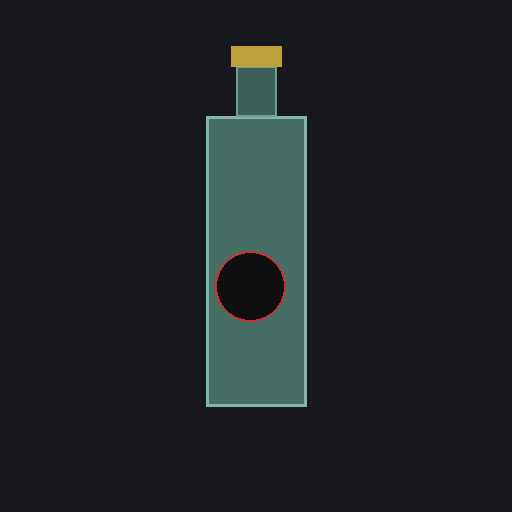
#> input picture backend/data/mvtec_ad/bottle/test/broken_large/000.png, 512 x 512 px
$ python test_verification.py   (older library calls are emulated)
#> lines starting #> are read from the running program, lines starting #| are printed output that depends on the picture
### backend/app/services/preprocessing_service.py
import os
from pathlib import Path
from typing import Dict, Any, Tuple, Optional
import cv2
import numpy as np
from PIL import Image
from ..config import settings

class PreprocessingService:
    """
    Image Preprocessing & Quality Analysis Service (Milestone 2 Specification).
    Handles edge-preserving noise removal, CLAHE contrast enhancement,
    ROI segmentation, and technical image quality grading.
    """

    @classmethod
    def preprocess_image(
        cls,
        image_path: Path,
        output_prefix: str = "proc",
        target_size: Tuple[int, int] = (512, 512)
    ) -> Dict[str, Any]:
        """
        Runs the full industrial preprocessing pipeline:
        1. Dimension normalization & resizing (512x512)
        2. Bilateral filtering for edge-preserving noise reduction
        3. CLAHE contrast enhancement on Luminance channel
        4. Region of Interest (ROI) foreground extraction
        """
#> called with output_prefix = 'proc', target_size = (512, 512)
        if not image_path.exists():
            raise FileNotFoundError(f"Source image not found: {image_path}")

        # Read image using OpenCV
        img_bgr = cv2.imread(str(image_path), cv2.IMREAD_COLOR)
#> img_bgr is the input picture: shape (512, 512, 3); mean B, G, R 37, 34.1, 28.4
        if img_bgr is None:
            # Fallback for formats OpenCV might struggle with
            pil_img = Image.open(image_path).convert("RGB")
            img_bgr = cv2.cvtColor(np.array(pil_img), cv2.COLOR_RGB2BGR)

        orig_h, orig_w = img_bgr.shape[:2]

        # 1. Resize to target dimension while maintaining aspect ratio
        resized_bgr = cv2.resize(img_bgr, target_size, interpolation=cv2.INTER_AREA)

        # 2. Bilateral Filter: Smooths sensor noise without blurring sharp defect edges
        # d=9: Diameter of pixel neighborhood
        # sigmaColor=75: Filter sigma in the color space
        # sigmaSpace=75: Filter sigma in the coordinate space
        denoised_bgr = cv2.bilateralFilter(resized_bgr, d=9, sigmaColor=75, sigmaSpace=75)

        # 3. CLAHE (Contrast Limited Adaptive Histogram Equalization)
        # Convert to LAB color space to operate strictly on the Luminance (L) channel
        lab = cv2.cvtColor(denoised_bgr, cv2.COLOR_BGR2LAB)
#> lab: shape (512, 512, 3); mean of channels 0, 1, 2 31.6, 126.3, 125.7
        l_channel, a_channel, b_channel = cv2.split(lab)
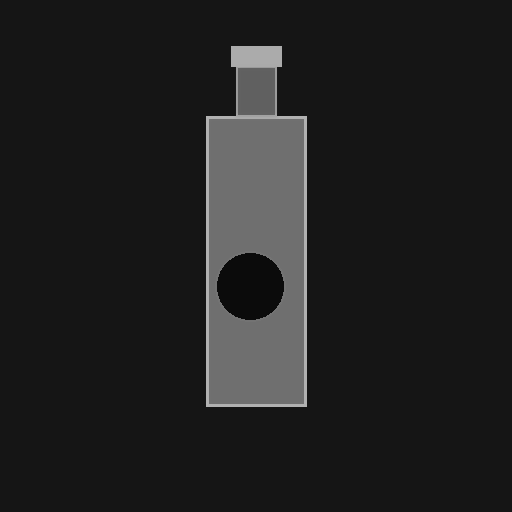
#> l_channel: shape (512, 512); min 11, max 178, mean 31.6
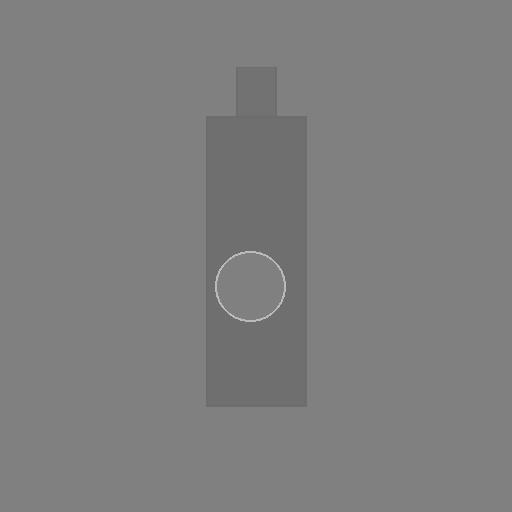
#> a_channel: shape (512, 512); min 109, max 186, mean 126.3

        clahe = cv2.createCLAHE(clipLimit=2.5, tileGridSize=(8, 8))
        enhanced_l = clahe.apply(l_channel)
#> (the rest of the program and of its run is left out)
